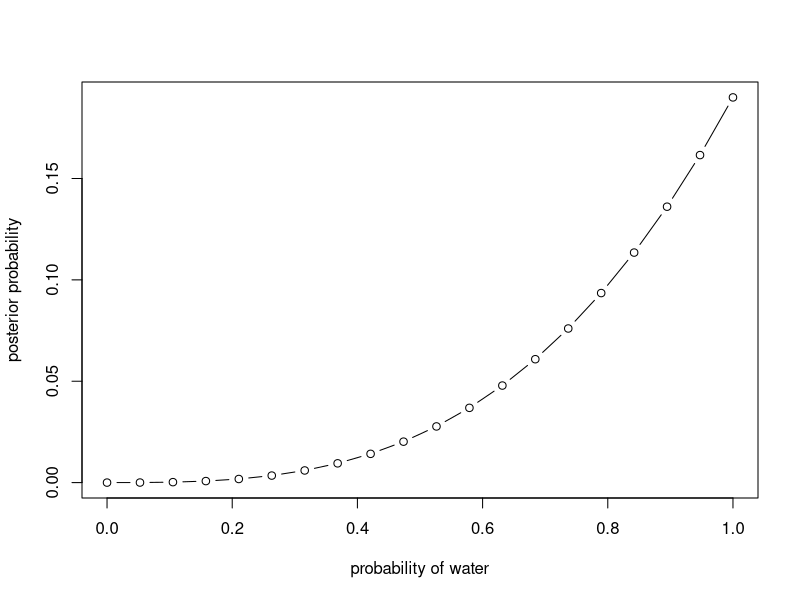
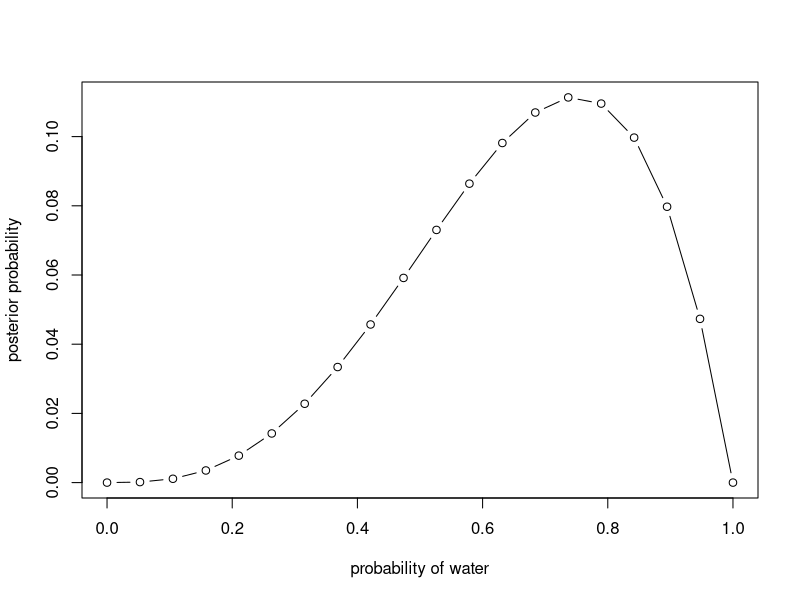
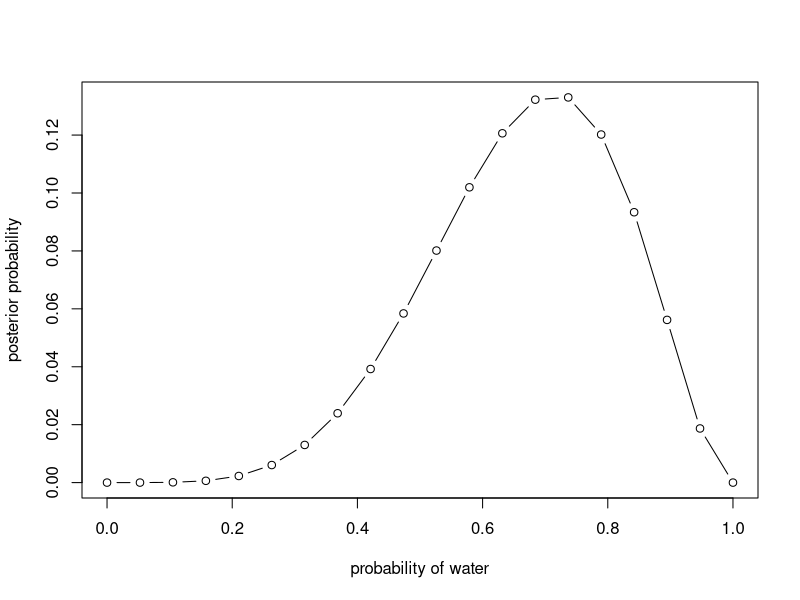
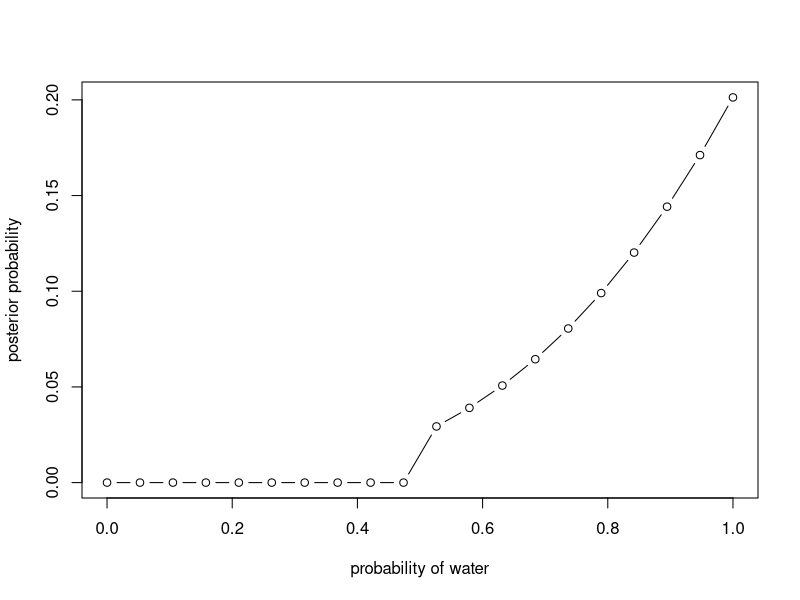
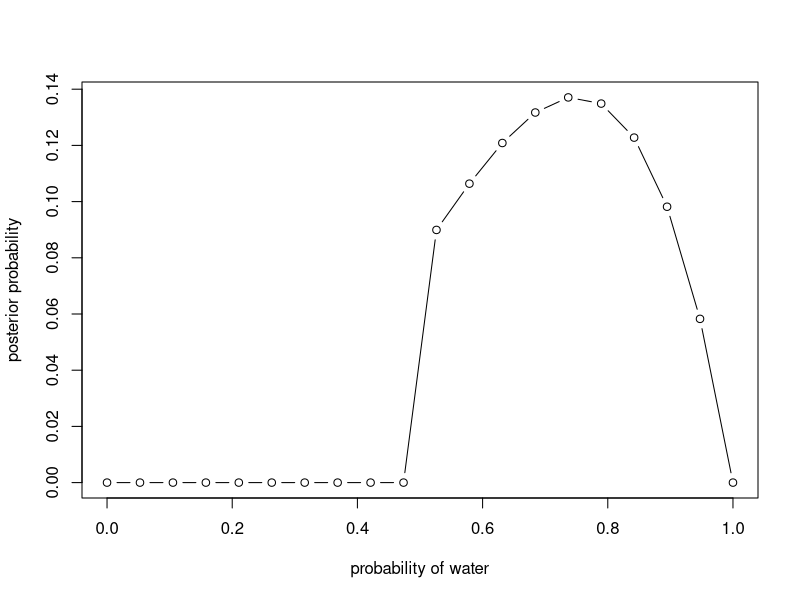
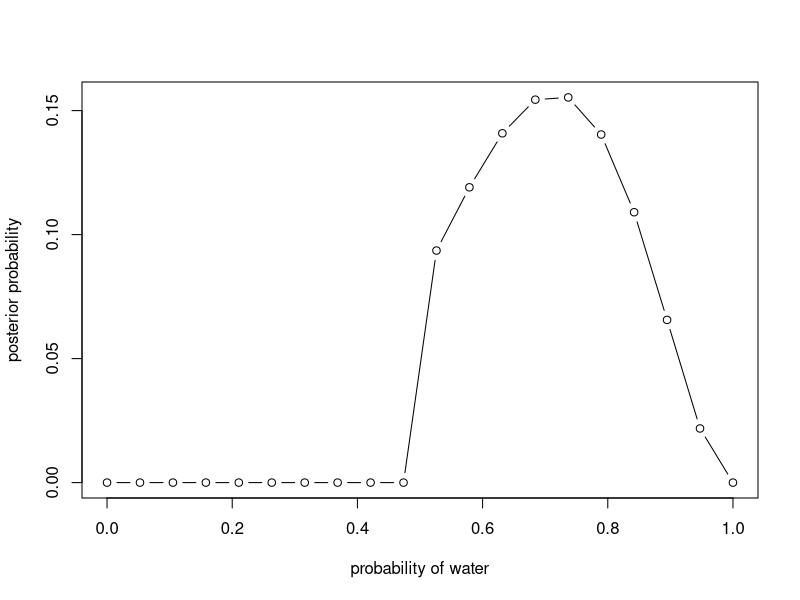

Reproduce these figures in R, in order.
## ---- chunk 1
date <- Sys.Date()
library(tidyverse)
library(dplyr)
library(readr)
library(viridis)
library(ggeffects)
library(FactoMineR)
## ---- chunk 2
# (1) W,W,W
p_grid <- seq(from = 0, to = 1, length.out = 20)
prior <- rep(1, 20)
likelihood <- dbinom(3, size = 3, prob = p_grid)
unstd.posterior <- likelihood * prior
posterior <- unstd.posterior / sum(unstd.posterior)
plot(p_grid, posterior, type = "b", 
  xlab = "probability of water", ylab = "posterior probability")

# (2) W,W,W,L
p_grid <- seq(from = 0, to = 1, length.out = 20)
prior <- rep(1, 20)
likelihood <- dbinom(3, size = 4, prob = p_grid)
unstd.posterior <- likelihood * prior
posterior <- unstd.posterior / sum(unstd.posterior)
plot(p_grid, posterior, type = "b", 
  xlab = "probability of water", ylab = "posterior probability")

# (3) L,W,W,L,W,W,W
p_grid <- seq(from = 0, to = 1, length.out = 20)
prior <- rep(1, 20)
likelihood <- dbinom(5, size = 7, prob = p_grid)
unstd.posterior <- likelihood * prior
posterior <- unstd.posterior / sum(unstd.posterior)
plot(p_grid, posterior, type = "b", 
  xlab = "probability of water", ylab = "posterior probability")


## ---- chunk 3
# (1) W,W,W
p_grid <- seq(from = 0, to = 1, length.out = 20)
#prior <- c(rep(0, 10), rep(1,10))
# more elegant ifelse
prior <- ifelse(p_grid < 0.5, 0, 1)
likelihood <- dbinom(3, size = 3, prob = p_grid)
unstd.posterior <- likelihood * prior
posterior <- unstd.posterior / sum(unstd.posterior)
plot(p_grid, posterior, type = "b", 
  xlab = "probability of water", ylab = "posterior probability")

# (2) W,W,W,L
p_grid <- seq(from = 0, to = 1, length.out = 20)
prior <- ifelse(p_grid < 0.5, 0, 1)
likelihood <- dbinom(3, size = 4, prob = p_grid)
unstd.posterior <- likelihood * prior
posterior <- unstd.posterior / sum(unstd.posterior)
plot(p_grid, posterior, type = "b", 
  xlab = "probability of water", ylab = "posterior probability")

# (3) L,W,W,L,W,W,W
p_grid <- seq(from = 0, to = 1, length.out = 20)
prior <- ifelse(p_grid < 0.5, 0, 1)
likelihood <- dbinom(5, size = 7, prob = p_grid)
unstd.posterior <- likelihood * prior
posterior <- unstd.posterior / sum(unstd.posterior)
plot(p_grid, posterior, type = "b", 
  xlab = "probability of water", ylab = "posterior probability")

## ---- chunk 4
# probobaliy of getting land and tossing earth
# Pr(land|Earth)
0.3 * 0.5
# 0.15

# total pr of there being land pr(land)
# Pr(land|Earth) * Pr(Earth) + Pr(land|Mars) * Pr(Mars)
0.3 * 0.5 + 1 * 0.5
# 0.65

# the probability of tossing earth and getting land Pr(Earth|land)
0.15 / 0.65

## ---- chunk 5
# this time I wrote the solution as code to better follow the steps 
ways <- c(2, 1, 0) # WW = 0 as we have seen a black side and can thus eleminate it from the pool
prior <- c(1, 2, 3)
likelihood <- ways * prior
p <- likelihood / sum(likelihood)
# for the first column (BB), we have a 0.5 probability

## ---- chunk 6
6/(6+2)
#0.75
## ---- chunk 7
# the total probability of getting twins pr(twins)
#pr(twins|species A)*pr(species A) + pr(twins|species B)*pr(species B) 
0.1*0.5 + 0.2*0.5
# 0.15

# we can use the total probability of getting twins pr(twins), to update the probability of each species getting twins
# Pr(𝐴|twins) = (pr(speciesA|twins) * pr(speciesA)) / pr(twins)
pr_species_A = (0.1*0.5) / 0.15
pr_species_A
pr_species_B = (0.2*0.5) / 0.15
pr_species_B

# using probability of each species getting twins, We can calculate the updated marginal probability of twins.
# Pr(twins|species A) * Pr(spieces A) + Pr(twins| species B) * Pr(species B)
0.1*pr_species_A + 0.2*pr_species_B
# there is a 0.166 (6/7) that the panda will have another set of twins. (slightly more than the half way point between species (0.15), and aleady having twins slighly increases the likelihood of spieces B)

## ---- chunk 8
# Pr(species A |twins) = (pr(species A|twins) * pr(species A)) / pr(twins)
pr_species_A = (0.1*0.5) / 0.15
pr_species_A

# there a 33% chance 1/3 that the panda is species A

## ---- chunk 9
# pr(twins) = pr(twins|species A) * Pr(spieces A) + Pr(twins| species B) * Pr(species B)
## where the pr(twins|species A) are the prior pr() valus
pr_twins <- (0.1 * pr_species_A) + (0.2 * (1-pr_species_A))

# pr(species A|twins) = (pr(species A|twins) * pr(species A)) / pr(twins)
((1-0.1)*pr_species_A) / pr_twins


## ---- chunk 10
